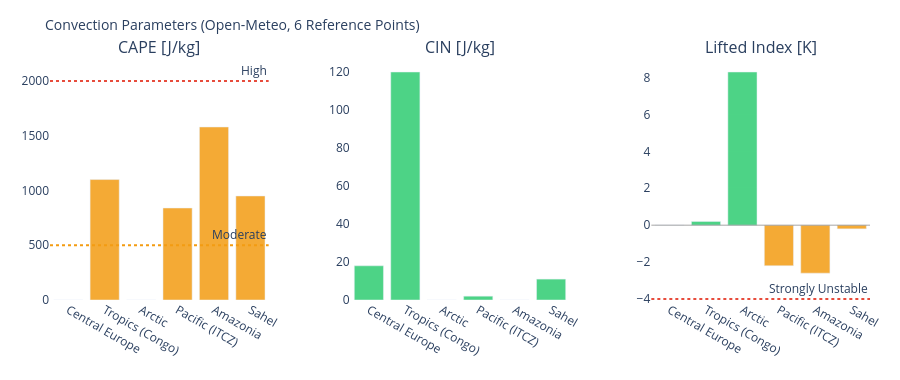

The notebook cell saved with this chart:
### Markdown cell above
---
## 3. Visualizations

### Code cell
# ============================================================
# CAPE / CIN / LIFTED INDEX – Convection potential
# ============================================================

if not df_atm.empty:
    fig = make_subplots(
        rows=1, cols=3,
        subplot_titles=['CAPE [J/kg]', 'CIN [J/kg]', 'Lifted Index [K]'],
        horizontal_spacing=0.1
    )
    pts = df_atm['point'].tolist()
    pt_colors = ['#E85D24','#185FA5','#888780','#378ADD','#639922','#F2A623']

    # CAPE – höher = mehr Gewitterpotential
    cape_vals = df_atm['cape'].fillna(0).tolist()
    cape_colors = ['#e74c3c' if v > 2000 else '#f39c12' if v > 500 else '#2ecc71'
                   for v in cape_vals]
    fig.add_trace(go.Bar(x=pts, y=cape_vals, marker_color=cape_colors,
                         opacity=0.85, showlegend=False), row=1, col=1)
    fig.add_hline(y=2000, line_dash='dot', line_color='#e74c3c',
                  annotation_text='High', row=1, col=1)
    fig.add_hline(y=500,  line_dash='dot', line_color='#f39c12',
                  annotation_text='Moderate', row=1, col=1)

    # CIN – negativer = stärker gedeckelt (weniger Auslöse)
    cin_vals = df_atm['cin'].fillna(0).tolist()
    cin_colors = ['#e74c3c' if v < -200 else '#f39c12' if v < -50 else '#2ecc71'
                  for v in cin_vals]
    fig.add_trace(go.Bar(x=pts, y=cin_vals, marker_color=cin_colors,
                         opacity=0.85, showlegend=False), row=1, col=2)

    # Lifted Index – negativ = instabil
    li_vals = df_atm['li'].fillna(0).tolist()
    li_colors = ['#e74c3c' if v < -4 else '#f39c12' if v < 0 else '#2ecc71'
                 for v in li_vals]
    fig.add_trace(go.Bar(x=pts, y=li_vals, marker_color=li_colors,
                         opacity=0.85, showlegend=False), row=1, col=3)
    fig.add_hline(y=0, line_color='gray', line_width=0.7, row=1, col=3)
    fig.add_hline(y=-4, line_dash='dot', line_color='#e74c3c',
                  annotation_text='Strongly Unstable', row=1, col=3)

    fig.update_layout(
        title=dict(text='Convection Parameters (Open-Meteo, 6 Reference Points)', font=dict(size=14)),
        height=380, plot_bgcolor='rgba(0,0,0,0)', paper_bgcolor='rgba(0,0,0,0)',
        margin=dict(l=50, r=30, t=60, b=80)
    )
    fig.update_xaxes(tickangle=30)
    fig.show()

### Figure 1 — Plotly figure (JSON) as saved in the notebook; plotly's stock layout.template omitted (floating-point values rounded to 4 significant figures)
{"data": [{"marker": {"color": ["#2ecc71", "#f39c12", "#2ecc71", "#f39c12", "#f39c12", "#f39c12"]}, "opacity": 0.85, "showlegend": false, "type": "bar", "x": ["Central Europe", "Tropics (Congo)", "Arctic", "Pacific (ITCZ)", "Amazonia", "Sahel"], "xaxis": "x", "y": [0.0, 1100.0, 0.0, 840.0, 1580.0, 950.0], "yaxis": "y"}, {"marker": {"color": ["#2ecc71", "#2ecc71", "#2ecc71", "#2ecc71", "#2ecc71", "#2ecc71"]}, "opacity": 0.85, "showlegend": false, "type": "bar", "x": ["Central Europe", "Tropics (Congo)", "Arctic", "Pacific (ITCZ)", "Amazonia", "Sahel"], "xaxis": "x2", "y": [18.0, 120.0, 0.0, 2.0, 0.0, 11.0], "yaxis": "y2"}, {"marker": {"color": ["#2ecc71", "#2ecc71", "#2ecc71", "#f39c12", "#f39c12", "#f39c12"]}, "opacity": 0.85, "showlegend": false, "type": "bar", "x": ["Central Europe", "Tropics (Congo)", "Arctic", "Pacific (ITCZ)", "Amazonia", "Sahel"], "xaxis": "x3", "y": [0.0, 0.2, 8.3, -2.2, -2.6, -0.2], "yaxis": "y3"}], "layout": {"annotations": [{"font": {"size": 16}, "showarrow": false, "text": "CAPE [J/kg]", "x": 0.1333, "xanchor": "center", "xref": "paper", "y": 1.0, "yanchor": "bottom", "yref": "paper"}, {"font": {"size": 16}, "showarrow": false, "text": "CIN [J/kg]", "x": 0.5, "xanchor": "center", "xref": "paper", "y": 1.0, "yanchor": "bottom", "yref": "paper"}, {"font": {"size": 16}, "showarrow": false, "text": "Lifted Index [K]", "x": 0.8667, "xanchor": "center", "xref": "paper", "y": 1.0, "yanchor": "bottom", "yref": "paper"}, {"showarrow": false, "text": "High", "x": 1, "xanchor": "right", "xref": "x domain", "y": 2000, "yanchor": "bottom", "yref": "y"}, {"showarrow": false, "text": "Moderate", "x": 1, "xanchor": "right", "xref": "x domain", "y": 500, "yanchor": "bottom", "yref": "y"}, {"showarrow": false, "text": "Strongly Unstable", "x": 1, "xanchor": "right", "xref": "x3 domain", "y": -4, "yanchor": "bottom", "yref": "y3"}], "height": 380, "margin": {"b": 80, "l": 50, "r": 30, "t": 60}, "paper_bgcolor": "rgba(0,0,0,0)", "plot_bgcolor": "rgba(0,0,0,0)", "shapes": [{"line": {"color": "#e74c3c", "dash": "dot"}, "type": "line", "x0": 0, "x1": 1, "xref": "x domain", "y0": 2000, "y1": 2000, "yref": "y"}, {"line": {"color": "#f39c12", "dash": "dot"}, "type": "line", "x0": 0, "x1": 1, "xref": "x domain", "y0": 500, "y1": 500, "yref": "y"}, {"line": {"color": "gray", "width": 0.7}, "type": "line", "x0": 0, "x1": 1, "xref": "x3 domain", "y0": 0, "y1": 0, "yref": "y3"}, {"line": {"color": "#e74c3c", "dash": "dot"}, "type": "line", "x0": 0, "x1": 1, "xref": "x3 domain", "y0": -4, "y1": -4, "yref": "y3"}], "title": {"font": {"size": 14}, "text": "Convection Parameters (Open-Meteo, 6 Reference Points)"}, "xaxis": {"anchor": "y", "domain": [0.0, 0.2667], "tickangle": 30}, "xaxis2": {"anchor": "y2", "domain": [0.3667, 0.6333], "tickangle": 30}, "xaxis3": {"anchor": "y3", "domain": [0.7333, 1.0], "tickangle": 30}, "yaxis": {"anchor": "x", "domain": [0.0, 1.0]}, "yaxis2": {"anchor": "x2", "domain": [0.0, 1.0]}, "yaxis3": {"anchor": "x3", "domain": [0.0, 1.0]}}}
